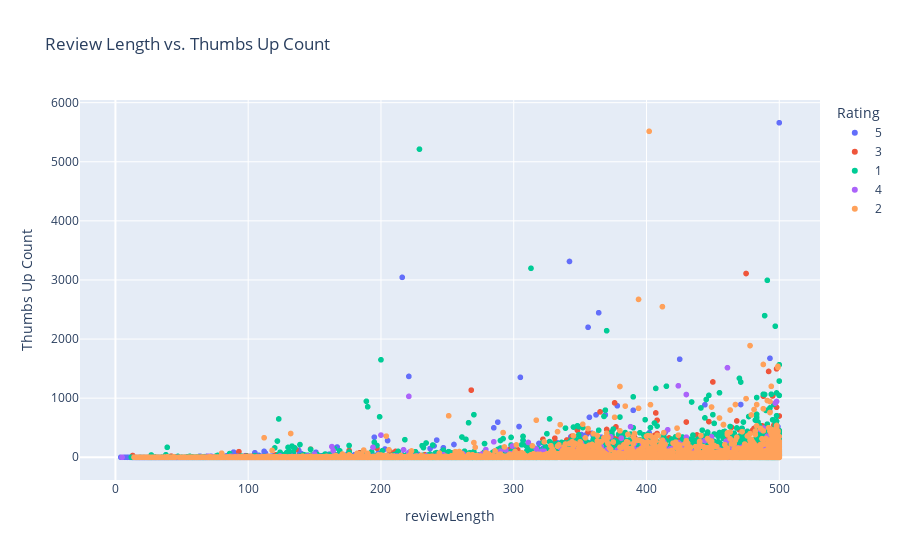

The code cell stored with this chart in its notebook:
### Markdown cell above
For context, app reviews on the Google Play store have a 500-character limit, and we can see from the plot above, the longest reviews are the ones left by reviewers whose experience with the app was the worst.

### Code cell
# Scatter plot of Review Length vs. Thumbs Up Count
fig_length_thumbs = px.scatter(df_eda, x='reviewLength', y='thumbsUpCount', color='rating',
                               title='Review Length vs. Thumbs Up Count',
                               labels={'review_length': 'Review Length', 'thumbsUpCount': 'Thumbs Up Count', 'rating': 'Rating'})

fig_length_thumbs.show()

### Figure 1 — Plotly figure (JSON) as saved in the notebook; plotly's stock layout.template omitted (floating-point values rounded to 4 significant figures; data arrays with more than 128 entries replaced by an {"elided": "..."} marker saying what was removed)
{"data": [{"hovertemplate": "Rating=5<br>reviewLength=%{x}<br>Thumbs Up Count=%{y}<extra></extra>", "legendgroup": "5", "marker": {"color": "#636efa", "symbol": "circle"}, "mode": "markers", "name": "5", "showlegend": true, "type": "scattergl", "x": {"elided": "10478 int values"}, "xaxis": "x", "y": {"elided": "10478 int values"}, "yaxis": "y"}, {"hovertemplate": "Rating=3<br>reviewLength=%{x}<br>Thumbs Up Count=%{y}<extra></extra>", "legendgroup": "3", "marker": {"color": "#EF553B", "symbol": "circle"}, "mode": "markers", "name": "3", "showlegend": true, "type": "scattergl", "x": {"elided": "4442 int values"}, "xaxis": "x", "y": {"elided": "4442 int values"}, "yaxis": "y"}, {"hovertemplate": "Rating=1<br>reviewLength=%{x}<br>Thumbs Up Count=%{y}<extra></extra>", "legendgroup": "1", "marker": {"color": "#00cc96", "symbol": "circle"}, "mode": "markers", "name": "1", "showlegend": true, "type": "scattergl", "x": {"elided": "21361 int values"}, "xaxis": "x", "y": {"elided": "21361 int values"}, "yaxis": "y"}, {"hovertemplate": "Rating=4<br>reviewLength=%{x}<br>Thumbs Up Count=%{y}<extra></extra>", "legendgroup": "4", "marker": {"color": "#ab63fa", "symbol": "circle"}, "mode": "markers", "name": "4", "showlegend": true, "type": "scattergl", "x": {"elided": "3124 int values"}, "xaxis": "x", "y": {"elided": "3124 int values"}, "yaxis": "y"}, {"hovertemplate": "Rating=2<br>reviewLength=%{x}<br>Thumbs Up Count=%{y}<extra></extra>", "legendgroup": "2", "marker": {"color": "#FFA15A", "symbol": "circle"}, "mode": "markers", "name": "2", "showlegend": true, "type": "scattergl", "x": {"elided": "5930 int values"}, "xaxis": "x", "y": {"elided": "5930 int values"}, "yaxis": "y"}], "layout": {"legend": {"title": {"text": "Rating"}, "tracegroupgap": 0}, "title": {"text": "Review Length vs. Thumbs Up Count"}, "xaxis": {"anchor": "y", "domain": [0, 1], "title": {"text": "reviewLength"}}, "yaxis": {"anchor": "x", "domain": [0, 1], "title": {"text": "Thumbs Up Count"}}}}
